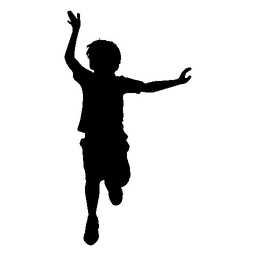
#> input picture human.png, 256 x 256 px, shrunk from 512 x 512 before the run
$ python harris.py
#> lines starting #> are read from the running program, lines starting #| are printed output that depends on the picture; after the words box and inside, x2 and y2 are one past the last pixel; in counts of white or black regions, pixels touching at a corner belong together
import cv2
import numpy as np

threshold = 10

#image stuff
image = cv2.imread('human.png')
#> image is the input picture: shape (256, 256, 3); min 0, max 255, mean 223.4

# convert the input image into
# grayscale color space
input_img = cv2.cvtColor(image, cv2.COLOR_BGR2GRAY)
cv2.imshow('Input Image', input_img)
cv2.waitKey(0)

output_img = input_img.copy()
final_img = np.zeros(input_img.shape)

#shifts
shifts = ((1, 0), (-1, 0), (0, 1), (0, -1))

#begin process
for i in range(60):

    #find corners with harris
    blurred = cv2.GaussianBlur(input_img,(5,5),cv2.BORDER_DEFAULT)
    operatedImage = np.float32(blurred)
    dest = cv2.cornerHarris(operatedImage, 2, 5, 0.07)
    dest = cv2.dilate(dest, None)
    image[dest < 0.01 * dest.max()] = [255,255,255]
    image[dest > 0.01 * dest.max()] = [0,0,255]

    for x in range(1, input_img.shape[0]-1):
        for y in range(1, input_img.shape[1]-1):

            if (input_img[x+1, y] == input_img[x-1, y] == input_img[x, y+1] == input_img[x, y-1]):
                continue

            if (input_img[x, y] > 0 and input_img[x+1, y] == input_img[x-1, y] == input_img[x, y+1] == input_img[x, y-1] == 0):
                continue

            #detect edges
            smallest = 255
            largest = 0

            for i in range(4):
                if (input_img[x+shifts[i][0], y+shifts[i][1]] > largest):
                    largest = input_img[x+shifts[i][0], y+shifts[i][1]]
                elif (input_img[x+shifts[i][0], y+shifts[i][1]] < smallest):
                    smallest = input_img[x+shifts[i][0], y+shifts[i][1]]

            if (largest-smallest > threshold):
                output_img[x,y] = 255

    harris_gray = cv2.cvtColor(image, cv2.COLOR_BGR2GRAY)

    for x in range(1, final_img.shape[0]-1):
        for y in range(1, final_img.shape[1]-1):
            if (harris_gray[x,y] < 255):
                final_img[x,y] = 76

    #restore harris starting point
    image = cv2.cvtColor(output_img.copy(), cv2.COLOR_GRAY2BGR)
    input_img = output_img.copy()
#> this loop made 60 passes
#> pass 1, `blurred = cv2.GaussianBlur(input_img,(5,5),cv2.BORDER_DEFAULT)`:
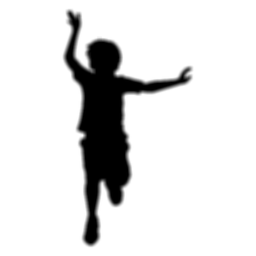
#> blurred: shape (256, 256); min 0, max 255, mean 223.4
#> pass 1, `dest = cv2.cornerHarris(operatedImage, 2, 5, 0.07)`:
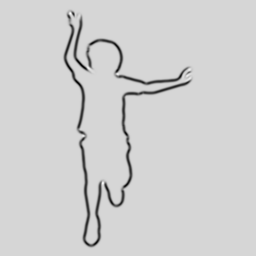
#> dest: shape (256, 256) float32; min -2.6e+09, max 497238528, mean -64542244; drawn with min black and max white
#> pass 1, `dest = cv2.dilate(dest, None)`:
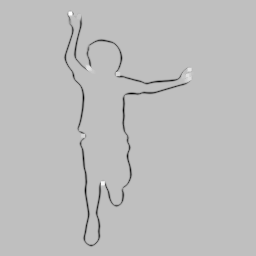
#> dest: shape (256, 256) float32; min -1.51e+09, max 497238528, mean -16336978; drawn with min black and max white
#> after the loop:
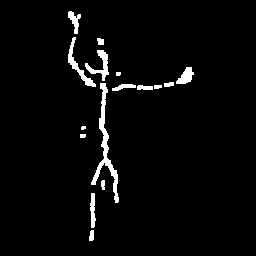
#> final_img: shape (256, 256) float64; values 0 (black) and 76 (white), 3.2% white; 16 white regions (2 under 20 px), largest, box (x1, y1, x2, y2) and area: (91, 83, 119, 203) 699, (68, 37, 96, 87) 285, (85, 50, 109, 81) 256
#> after the loop:
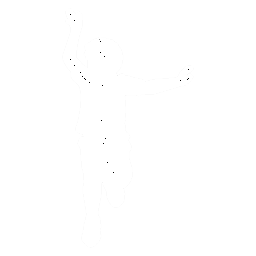
#> image: shape (256, 256, 3); min 0, max 255, mean 254.9

#do a final AND to get the inner skeleton
for x in range(1, final_img.shape[0]-1):
    for y in range(1, final_img.shape[1]-1):
        if (harris_gray[x,y] < 255 or output_img[x,y] < 255):
            final_img[x,y] = 76
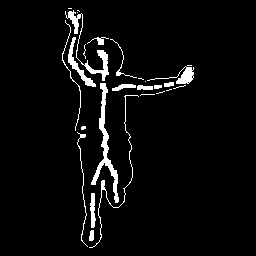
#> final_img: shape (256, 256) float64; values 0 (black) and 76 (white), 4.4% white; 27 white regions (12 under 20 px), largest, box (x1, y1, x2, y2) and area: (91, 83, 119, 203) 699, (65, 10, 109, 81) 471, (68, 37, 96, 87) 285

cv2.imshow('Skeleton', final_img)
cv2.waitKey(0)
